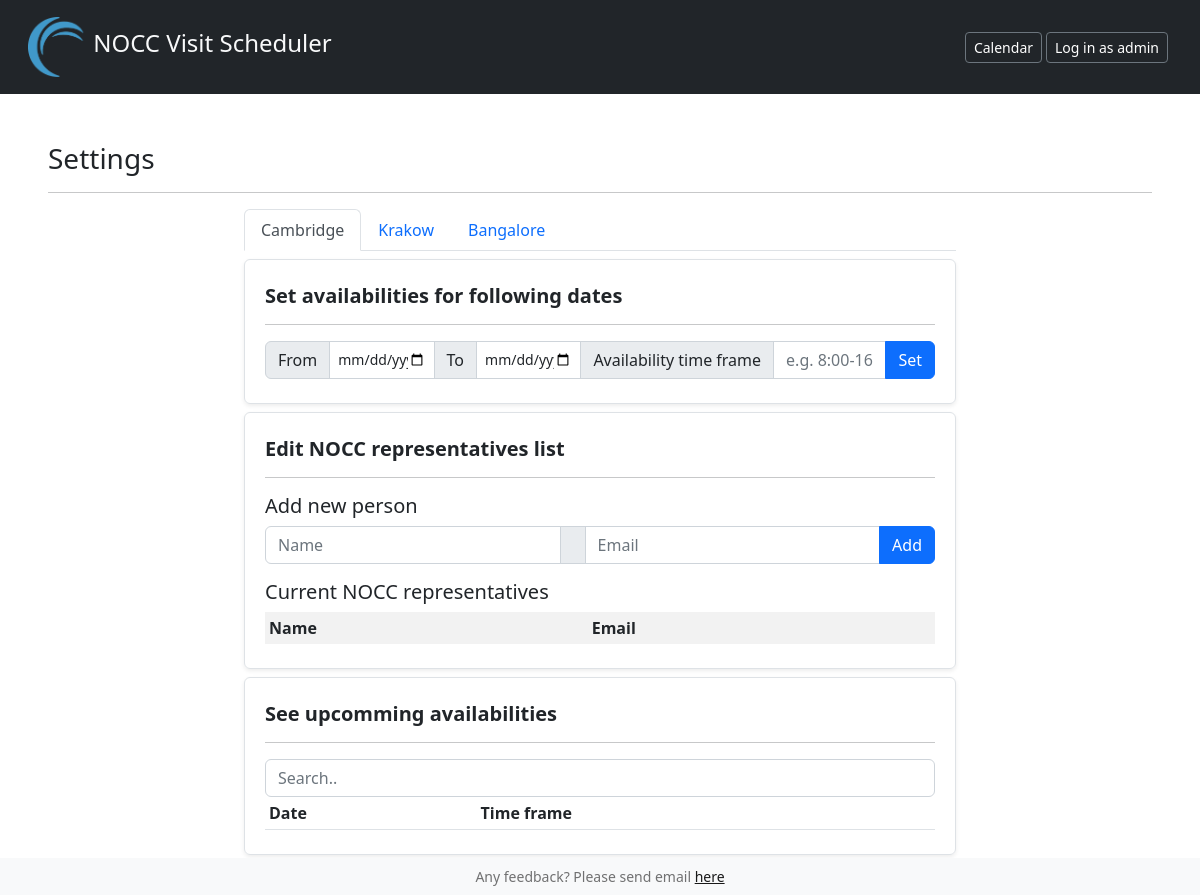
/settings/, run on an earlier commit of the app's database.
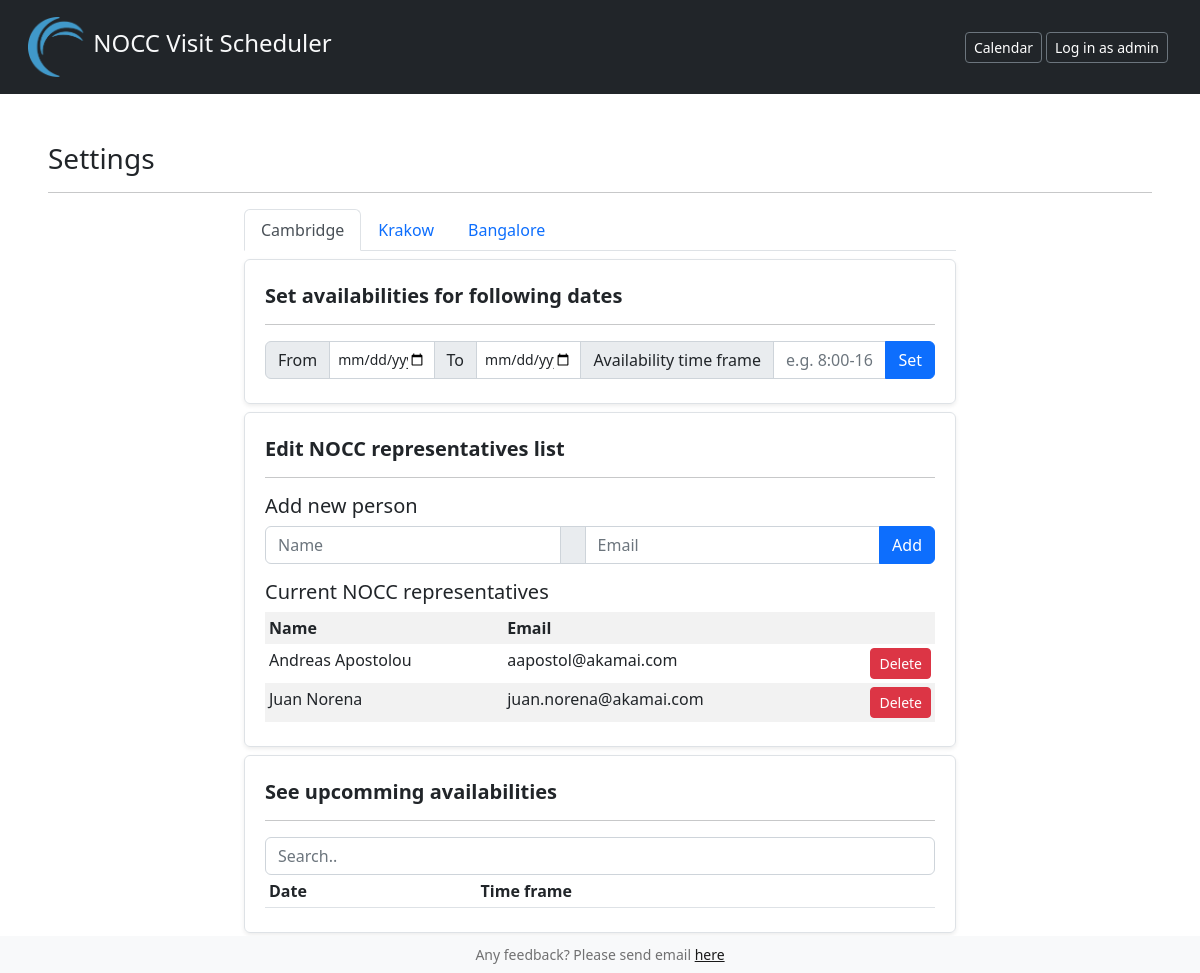
And on a later commit of the database.
### NoccSchedulerApp/models.py (models this page shows, shortened)
class NoccRepresentatives(models.Model):
    location = models.ForeignKey(Location, on_delete=models.CASCADE)
    name = models.CharField(max_length=300)
    email = models.EmailField()

### NoccSchedulerApp/views.py (the view, shortened to what this page needs)
# urls.py: path('settings/', views.settings, name='settings'),
def settings(request):
    context = {
        'availability_data_cambridge': Availability.objects.filter(location__location='Cambridge', avail_date__gte=date.today()).order_by('avail_date'),
        'nocc_representatives_list_cambridge': NoccRepresentatives.objects.filter(location__location='Cambridge'),
        'availability_data_krakow': Availability.objects.filter(location__location='Krakow', avail_date__gte=date.today()).order_by('avail_date'),
        'nocc_representatives_list_krakow': NoccRepresentatives.objects.filter(location__location='Krakow'),
        'availability_data_bangalore': Availability.objects.filter(location__location='Bangalore', avail_date__gte=date.today()).order_by('avail_date'),
        'nocc_representatives_list_bangalore': NoccRepresentatives.objects.filter(location__location='Bangalore'),
    }
    return render(request, "settings.html", context)

### templates/settings.html (shortened to what the changed rows need)
{% extends "base.html" %}
{% block content %}
<div class="container-md mx-auto col-8 mt-3">
  <div class="tab-content" id="nav-tabContent">
    <div class="tab-pane fade show active" id="nav-cambridge" role="tabpanel" aria-labelledby="nav-cambridge-tab" tabindex="0">
        <fieldset class="rounded border p-2 my-2 shadow-sm">
        <div class="container-md mx-auto mt-3">
                    <div class="table-responsive">
                      <table class="table table-hover table-sm table-borderless table-striped">
                              <tr>
                                  <th>Name</th>
                                  <th>Email</th>
                                  <th></th>
                              </tr>
                              {% for person in nocc_representatives_list_cambridge %}
                              <tr>
                                <td>{{person.name}}</td>
                                <td>{{person.email}}</td>
                                <td class="text-end">
                                  <form action="" method="post">
                                  <button class="btn btn-danger btn-sm" ">Delete</button>
                                </form></td>
                              </tr>
                              {% endfor %}
                      </table>
                    </div>
          </div></fieldset>
          <fieldset class="rounded border p-2 my-2 shadow-sm">
              <div class="table-responsive container-md mx-auto mt-3">
                <table class="table table-sm">
                        <tr>
                            <th>Date</th>
                            <th>Time frame</th>
                        </tr>
                  </table>
              </div>
              </fieldset>
    </div>
</div>
{% endblock %}

What changed in the data, as far as the page shows it:
added NoccRepresentatives: name "Andreas Apostolou", email "aapostol@akamai.com"
added NoccRepresentatives: name "Juan Norena", email "juan.norena@akamai.com"
